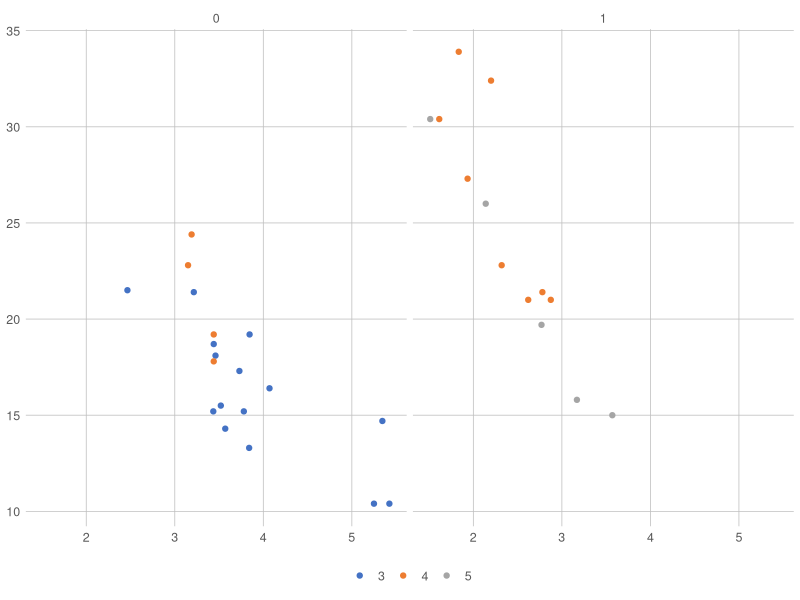

Here is the R script that generated this plot:
library(ggthemes)


### Name: theme_excel_new
### Title: ggplot theme similar to current Excel plot defaults
### Aliases: theme_excel_new

### ** Examples

library("ggplot2")

p <- ggplot(mtcars) +
     geom_point(aes(x = wt, y = mpg, colour = factor(gear))) +
     facet_wrap(~am)
p + theme_excel_new() + scale_colour_excel_new()
